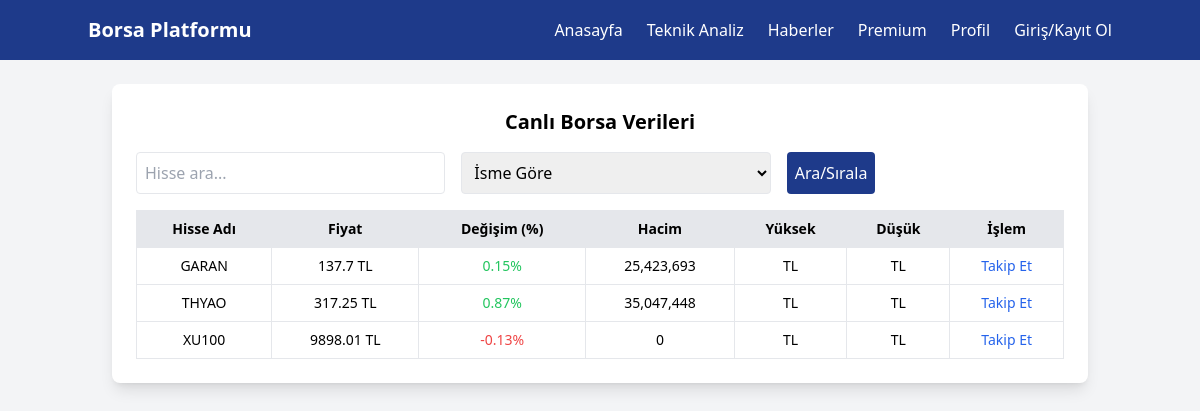
The page / on the database its author committed.
### borsa/models.py (models this page shows, shortened)
class Hisse2(models.Model):
    isim = models.CharField(max_length=10, unique=True)
    fiyat = models.FloatField()
    fiyat_degisim_yuzdesi = models.FloatField(default=0.0)
    hacim = models.BigIntegerField()
    zaman = models.DateTimeField(auto_now=True)
    kategori = models.CharField(max_length=10, choices=[('XU30', 'BIST 30'), ('XU100', 'BIST 100'), ('BISTTUM', 'Tüm Hisseler')], default='BISTTUM')

### borsa/views.py (the view, shortened to what this page needs)
# urls.py: path('', views.borsa_anasayfa, name='anasayfa'),
def borsa_anasayfa(request):
    hisse_sembolleri = {
        "XU100.IS": "XU100",
        "GARAN.IS": "GARAN",
        "THYAO.IS": "THYAO",
    }
    for sembol, isim in hisse_sembolleri.items():
        ticker = yf.Ticker(sembol)
        tarih_veri = ticker.history(period="2d")
    data = Hisse2.objects.all()
    arama = request.GET.get('arama', '')
    siralama = request.GET.get('siralama', 'isim')
    kategori = request.GET.get('kategori', 'BISTTUM')  # Varsayılan BISTTUM
    if arama:
        data = data.filter(isim__icontains=arama)
    if kategori:
        data = data.filter(kategori=kategori)
    if siralama == 'fiyat':
        data = data.order_by('fiyat')
    elif siralama == 'degisim':
        data = data.order_by('fiyat_degisim_yuzdesi')
    elif siralama == 'hacim':
        data = data.order_by('hacim')
    else:
        data = data.order_by('isim')
    return render(request, 'index.html', {'data': data, 'arama': arama, 'siralama': siralama, 'kategori': kategori})

### borsa/templates/index.html (shortened to what this page needs)
{% load humanize %}
<!DOCTYPE html>
<html lang="tr">
<head>
    <script src="https://cdn.tailwindcss.com"></script>
</head>
<body class="bg-gray-100 font-sans">
    <nav class="bg-blue-900 text-white p-4 sticky top-0 z-50">
        <div class="container mx-auto flex justify-between items-center">
            <div class="text-xl font-bold">Borsa Platformu</div>
            <ul id="menu" class="hidden md:flex md:space-x-6">
                <li><a href="#" class="hover:text-gray-300">Anasayfa</a></li>
                <li><a href="analysis" class="hover:text-gray-300">Teknik Analiz</a></li>
                <li><a href="#" class="hover:text-gray-300">Haberler</a></li>
                <li><a href="premium" class="hover:text-gray-300">Premium</a></li>
                <li><a href="profile" class="hover:text-gray-300">Profil</a></li>
                <li><a href="login" class="hover:text-gray-300">Giriş/Kayıt Ol</a></li>
            </ul>
        </div>
    </nav>
    <div class="container mx-auto p-4 md:p-6 pt-20">
        <div class="bg-white shadow-lg rounded-lg p-4 md:p-6 mb-6">
            <h2 class="text-xl font-semibold mb-4 text-center">Canlı Borsa Verileri</h2>
            <form method="GET" class="mb-4 flex flex-col md:flex-row gap-4">
                <input type="text" name="arama" value="{{ arama }}" placeholder="Hisse ara..." class="w-full md:w-1/3 p-2 border rounded">
                <select name="siralama" onchange="this.form.submit()" class="w-full md:w-1/3 p-2 border rounded">
                    <option value="isim" {% if siralama == 'isim' %}selected{% endif %}>İsme Göre</option>
                </select>
                <button type="submit" class="bg-blue-900 text-white p-2 rounded hover:bg-blue-800">Ara/Sırala</button>
            </form>
            <table class="w-full border-collapse border border-gray-300 text-xs md:text-sm hidden md:table">
                <thead>
                    <tr class="bg-gray-200">
                        <th class="border p-2">Hisse Adı</th>
                        <th class="border p-2">Fiyat</th>
                        <th class="border p-2">Değişim (%)</th>
                        <th class="border p-2">Hacim</th>
                        <th class="border p-2">Yüksek</th>
                        <th class="border p-2">Düşük</th>
                        <th class="border p-2">İşlem</th>
                    </tr>
                </thead>
                <tbody id="borsa-tablo">
                    {% for stock in data %}
                        <tr class="text-center hover:bg-gray-50">
                            <td class="border p-2">{{ stock.isim }}</td>
                            <td class="border p-2">{{ stock.fiyat }} TL</td>
                            <td class="border p-2 {% if stock.fiyat_degisim_yuzdesi > 0 %}text-green-500{% elif stock.fiyat_degisim_yuzdesi < 0 %}text-red-500{% endif %}">
                                {{ stock.fiyat_degisim_yuzdesi }}%
                            </td>
                            <td class="border p-2">{{ stock.hacim|intcomma }}</td>
                            <td class="border p-2">{{ stock.yuksek }} TL</td>
                            <td class="border p-2">{{ stock.dusuk }} TL</td>
                            <td class="border p-2">
                                {% if request.user.is_authenticated and stock in request.user.userstocktracking_set.all %}
                                    <span class="text-gray-500">Takip Ediliyor</span>
                                {% else %}
                                    <a href="{% url 'add_to_tracking' stock.id %}" class="text-blue-600">Takip Et</a>
                                {% endif %}
                            </td>
                        </tr>
                    {% empty %}
                        <tr>
                            <td colspan="7" class="border p-2 text-center text-gray-500">Henüz veri yok.</td>
                        </tr>
                    {% endfor %}
                </tbody>
            </table>
        </div>
    </div>
</body>
</html>

### rows shown on the page
Hisse2: isim "GARAN", fiyat "137.7", fiyat_degisim_yuzdesi "0.15", hacim "25,423,693"
Hisse2: isim "THYAO", fiyat "317.25", fiyat_degisim_yuzdesi "0.87", hacim "35,047,448"
Hisse2: isim "XU100", fiyat "9898.01", fiyat_degisim_yuzdesi "-0.13", hacim "0"
